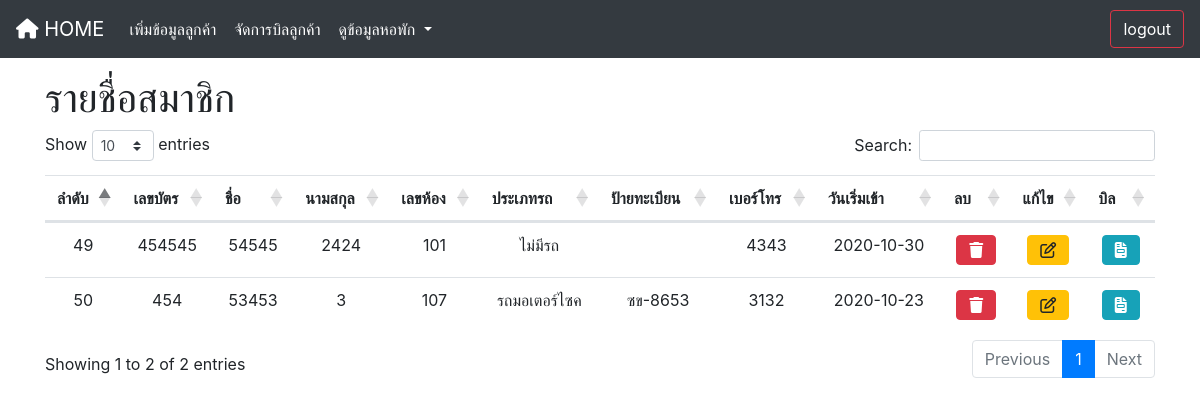
/admin.php (signed in), run on an earlier commit of the app's database.
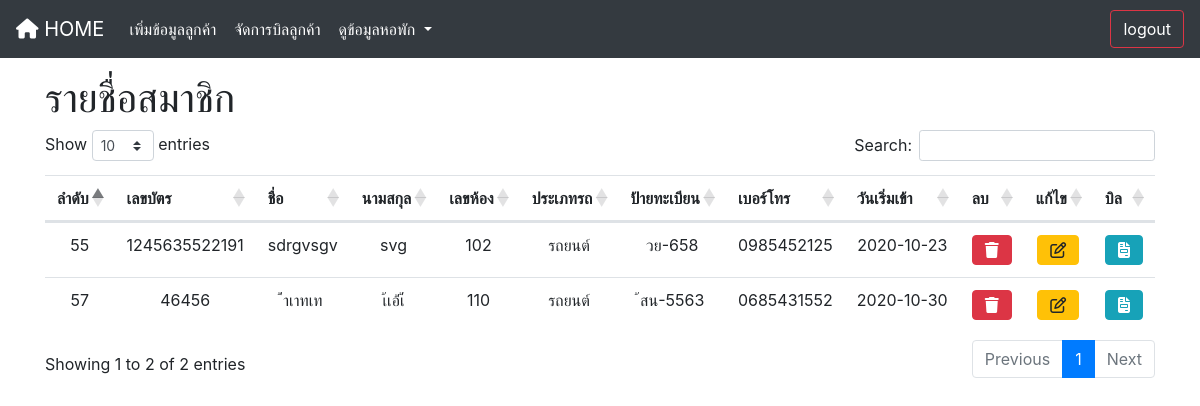
And on a later commit of the database.
### tables this page shows
CREATE TABLE `member` (
  `id_member` int(11) NOT NULL,
  `idcard_member` varchar(14) NOT NULL,
  `name_member` varchar(30) NOT NULL,
  `sur_member` varchar(30) NOT NULL,
  `id_room` int(5) NOT NULL,
  `vehicle_member` varchar(15) DEFAULT NULL,
  `plate_member` varchar(10) DEFAULT NULL,
  `phone_member` varchar(10) NOT NULL,
  `fristday_member` date DEFAULT NULL
);

### admin.php (the view, shortened to what this page needs)
<?php
require 'connect.php';
$query = "SELECT * FROM rental_2.member";
$result = mysqli_query($connect,$query);
?>
<html>
<head>
    <?php include('header.php'); ?>
</head>
<body>
<?php include('navbar.php');?>
    <div class="container pt-3">
        <h1>รายชื่อสมาชิก</h1>
    <table class="table table-hover text-center" id="viewdata">
  <thead>
    <tr>
      <th scope="col">ลำดับ</th>
      <th scope="col">เลขบัตร</th>
      <th scope="col">ชื่อ</th>
      <th scope="col">นามสกุล</th>
      <th>เลขห้อง</th>
      <th>ประเภทรถ</th>
      <th>ป้ายทะเบียน</th>
      <th>เบอร์โทร</th>
      <th>วันเริ่มเข้า</th>
      <th>ลบ</th>
      <th>แก้ไข</th>
      <th>บิล</th>
    </tr>
  </thead>
  <tbody>
      <?php while($row = mysqli_fetch_array($result)){ ?>
    <tr>
      <td><?php echo $row['id_member'];?></td>
      <td><?php echo $row['idcard_member'];?></td>
      <td><?php echo $row['name_member'];?></td>
      <td><?php echo $row['sur_member'];?></td>
      <td><?php echo $row['id_room'];?></td>
      <td><?php echo $row['vehicle_member'];?></td>
      <td><?php echo $row['plate_member'];?></td>
      <td><?php echo $row['phone_member'];?></td>
      <td><?php echo $row['fristday_member'];?></td>
      <td><button type="button" class="btn btn-danger btndelete" id="<?php echo $row['id_member'];?>" numberroom="<?php echo $row['id_room'];?>" data-toggle="modal" data-target="#delete"><i class="fas fa-trash"></i></button></td>
      <td><button type="button" class="btn btn-warning btnupdate" id="<?php echo $row['id_member'];?>" oldroom="<?php echo $row['id_room'];?>"><i class="far fa-edit"></i></button></td>
      <td><a href="billReport.php" class="btn btn-info" id="<?php echo $row['id_member'];?>"><i class="fas fa-file-invoice"></i></a></td>
    </tr>
      <?php } ?>
  </tbody>
</table>
    </div>
</body>
</html>

### header.php (shortened to what this page needs)
<link rel="stylesheet" href="https://stackpath.bootstrapcdn.com/bootstrap/4.4.1/css/bootstrap.min.css">
<link rel="stylesheet" href="https://cdnjs.cloudflare.com/ajax/libs/twitter-bootstrap/4.5.2/css/bootstrap.css">
<link rel="stylesheet" href="https://cdn.datatables.net/1.10.22/css/dataTables.bootstrap4.min.css">
<link rel="stylesheet" href=" https://cdn.datatables.net/buttons/1.6.4/css/buttons.bootstrap4.min.css">

### navbar.php (shortened to what this page needs)
<nav class="navbar navbar-expand-lg navbar-light bg-dark">
    <a class="navbar-brand text-white" href="#"><i class="fas fa-home"></i> HOME</a>
    <div class="collapse navbar-collapse" id="navbarSupportedContent">
        <ul class="navbar-nav mr-auto">
            <li class="nav-item ">
                <button typr="button" class="nav-link btn text-white" data-toggle="modal" data-target="#insert">เพิ่มข้อมูลลูกค้า</button>
            </li>
            <li class="nav-item">
                <a class="nav-link btn text-white" href="#">จัดการบิลลูกค้า</a>
            </li>
            <li class="nav-item dropdown">
                <a class="nav-link dropdown-toggle btn text-white" href="#" id="navbarDropdown" role="button" data-toggle="dropdown" aria-haspopup="true" aria-expanded="false">
                    ดูข้อมูลหอพัก
                </a>
            </li>
        </ul>
        <form class="form-inline my-2 my-lg-0">
            <button class="btn btn-outline-danger my-2 my-sm-0 text-white" data-toggle="modal" data-target="#logout" type="button">logout</button>
        </form>
    </div>
</nav>

What changed in the data, as far as the page shows it:
removed member: id_member "49", idcard_member "454545", name_member "54545", sur_member "2424", id_room "101", vehicle_member "ไม่มีรถ", phone_member "4343", fristday_member "2020-10-30"
removed member: id_member "50", idcard_member "454", name_member "53453", sur_member "3", id_room "107", vehicle_member "รถมอเตอร์ไซค", plate_member "ซข-8653", phone_member "3132", fristday_member "2020-10-23"
added member: id_member "55", idcard_member "1245635522191", name_member "sdrgvsgv", sur_member "svg", id_room "102", vehicle_member "รถยนต์", plate_member "วย-658", phone_member "0985452125", fristday_member "2020-10-23"
added member: id_member "57", idcard_member "46456", name_member "้่าเาทเท", sur_member "เ้เอ้่เ้่", id_room "110", vehicle_member "รถยนต์", plate_member "้สน-5563", phone_member "0685431552", fristday_member "2020-10-30"
